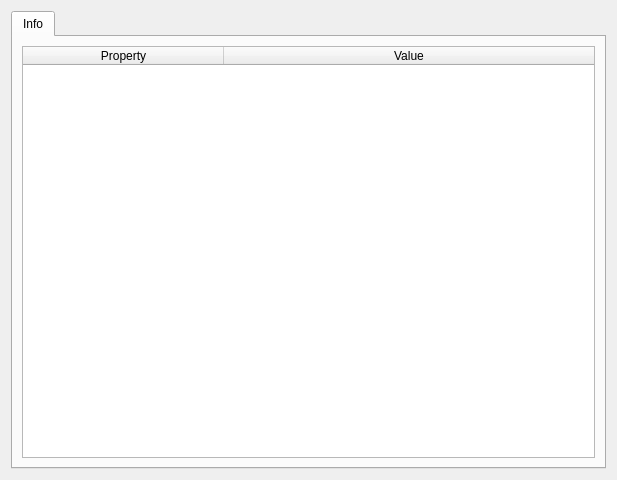
<?xml version="1.0" encoding="UTF-8"?>
<ui version="4.0">
 <class>SbgDataDialog</class>
 <widget class="QDialog" name="SbgDataDialog">
  <property name="geometry">
   <rect>
    <x>0</x>
    <y>0</y>
    <width>617</width>
    <height>480</height>
   </rect>
  </property>
  <property name="windowTitle">
   <string>MainWindow</string>
  </property>
  <layout class="QHBoxLayout" name="horizontalLayout_2">
   <item>
    <widget class="QTabWidget" name="tabWidget">
     <property name="focusPolicy">
      <enum>Qt::NoFocus</enum>
     </property>
     <property name="currentIndex">
      <number>0</number>
     </property>
     <widget class="QWidget" name="Info">
      <attribute name="title">
       <string>Info</string>
      </attribute>
      <layout class="QHBoxLayout" name="horizontalLayout">
       <item>
        <widget class="QTableWidget" name="tableWidgetInfo">
         <property name="editTriggers">
          <set>QAbstractItemView::NoEditTriggers</set>
         </property>
         <property name="selectionMode">
          <enum>QAbstractItemView::SingleSelection</enum>
         </property>
         <attribute name="horizontalHeaderMinimumSectionSize">
          <number>200</number>
         </attribute>
         <attribute name="horizontalHeaderDefaultSectionSize">
          <number>201</number>
         </attribute>
         <attribute name="horizontalHeaderStretchLastSection">
          <bool>true</bool>
         </attribute>
         <attribute name="verticalHeaderVisible">
          <bool>false</bool>
         </attribute>
         <column>
          <property name="text">
           <string>Property</string>
          </property>
         </column>
         <column>
          <property name="text">
           <string>Value</string>
          </property>
         </column>
        </widget>
       </item>
      </layout>
     </widget>
    </widget>
   </item>
  </layout>
 </widget>
 <resources/>
 <connections/>
</ui>
